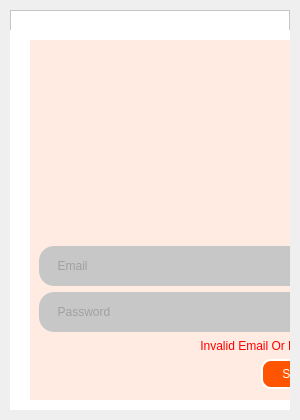
<?xml version="1.0" encoding="UTF-8"?>
<ui version="4.0">
 <class>MainWindow</class>
 <widget class="QMainWindow" name="MainWindow">
  <property name="geometry">
   <rect>
    <x>0</x>
    <y>0</y>
    <width>300</width>
    <height>420</height>
   </rect>
  </property>
  <property name="minimumSize">
   <size>
    <width>300</width>
    <height>420</height>
   </size>
  </property>
  <property name="maximumSize">
   <size>
    <width>300</width>
    <height>420</height>
   </size>
  </property>
  <property name="windowTitle">
   <string>MainWindow</string>
  </property>
  <widget class="QWidget" name="centralwidget">
   <property name="minimumSize">
    <size>
     <width>300</width>
     <height>420</height>
    </size>
   </property>
   <layout class="QVBoxLayout" name="verticalLayout">
    <property name="spacing">
     <number>0</number>
    </property>
    <property name="leftMargin">
     <number>10</number>
    </property>
    <property name="topMargin">
     <number>10</number>
    </property>
    <property name="rightMargin">
     <number>10</number>
    </property>
    <property name="bottomMargin">
     <number>10</number>
    </property>
    <item>
     <widget class="QFrame" name="bg">
      <property name="styleSheet">
       <string notr="true">background-color:rgb(255, 255, 255)</string>
      </property>
      <property name="frameShape">
       <enum>QFrame::StyledPanel</enum>
      </property>
      <property name="frameShadow">
       <enum>QFrame::Raised</enum>
      </property>
      <widget class="QFrame" name="signUp_layout">
       <property name="geometry">
        <rect>
         <x>0</x>
         <y>20</y>
         <width>320</width>
         <height>780</height>
        </rect>
       </property>
       <property name="minimumSize">
        <size>
         <width>320</width>
         <height>780</height>
        </size>
       </property>
       <property name="frameShadow">
        <enum>QFrame::Raised</enum>
       </property>
       <layout class="QVBoxLayout" name="verticalLayout_2" stretch="0,0,0,0,0,0,0">
        <property name="spacing">
         <number>5</number>
        </property>
        <property name="leftMargin">
         <number>20</number>
        </property>
        <property name="topMargin">
         <number>10</number>
        </property>
        <property name="rightMargin">
         <number>20</number>
        </property>
        <property name="bottomMargin">
         <number>10</number>
        </property>
        <item>
         <widget class="QFrame" name="ogin_layout">
          <property name="minimumSize">
           <size>
            <width>320</width>
            <height>360</height>
           </size>
          </property>
          <property name="styleSheet">
           <string notr="true">background-color: rgb(255, 85, 0,30);</string>
          </property>
          <layout class="QVBoxLayout" name="verticalLayout_3">
           <item>
            <widget class="QFrame" name="Logo_2">
             <property name="minimumSize">
              <size>
               <width>0</width>
               <height>191</height>
              </size>
             </property>
             <property name="maximumSize">
              <size>
               <width>16777215</width>
               <height>191</height>
              </size>
             </property>
             <property name="styleSheet">
              <string notr="true">image: url(:/newPrefix/kisspng-car-ald-automotive-fleet-management-vehicle-adreno-5b134886c28d07.6753176615279904067969.png);
border-radius: 10px;
background-position: center;
background-repeat: no-repeat;
background: transparent;</string>
             </property>
             <property name="frameShape">
              <enum>QFrame::StyledPanel</enum>
             </property>
             <property name="frameShadow">
              <enum>QFrame::Raised</enum>
             </property>
            </widget>
           </item>
           <item>
            <widget class="QLineEdit" name="Email">
             <property name="minimumSize">
              <size>
               <width>0</width>
               <height>40</height>
              </size>
             </property>
             <property name="maximumSize">
              <size>
               <width>16777215</width>
               <height>40</height>
              </size>
             </property>
             <property name="styleSheet">
              <string notr="true">
QLineEdit {
	border: 3px solid rgbrgb(255, 85, 0);
	border-radius: 15px;
	background-color: rgb(199, 199, 199);
	color: rgb(121, 121, 121);
	padding-left: 10px;
	padding-right: 10px;
	background-repeat: none;
	background-position: left center;
}
.QLineEdit:hover {	color: rgb(230, 230, 230);
	border: 3px solid rgb(62, 63, 66);
}
.QLineEdit:focus {
	color: rgb(230, 230, 230);
	border: 3px solid rgbrgb(255, 85, 0);
	background: transparent;}
</string>
             </property>
             <property name="inputMethodHints">
              <set>Qt::ImhEmailCharactersOnly</set>
             </property>
             <property name="placeholderText">
              <string>  Email</string>
             </property>
            </widget>
           </item>
           <item>
            <widget class="QLineEdit" name="Password_2">
             <property name="minimumSize">
              <size>
               <width>0</width>
               <height>40</height>
              </size>
             </property>
             <property name="maximumSize">
              <size>
               <width>16777215</width>
               <height>40</height>
              </size>
             </property>
             <property name="styleSheet">
              <string notr="true">
QLineEdit {
	border: 3px solid rgbrgb(255, 85, 0);
	border-radius: 15px;
	background-color: rgb(199, 199, 199);
	color: rgb(121, 121, 121);
	padding-left: 10px;
	padding-right: 10px;
	background-repeat: none;
	background-position: left center;
}
.QLineEdit:hover {	color: rgb(230, 230, 230);
	border: 3px solid rgb(62, 63, 66);
}
.QLineEdit:focus {
	color: rgb(230, 230, 230);
	border: 3px solid rgbrgb(255, 85, 0);
	background: transparent;}
</string>
             </property>
             <property name="inputMethodHints">
              <set>Qt::ImhHiddenText|Qt::ImhNoAutoUppercase|Qt::ImhNoPredictiveText|Qt::ImhSensitiveData</set>
             </property>
             <property name="echoMode">
              <enum>QLineEdit::Password</enum>
             </property>
             <property name="placeholderText">
              <string>  Password</string>
             </property>
            </widget>
           </item>
           <item alignment="Qt::AlignRight">
            <widget class="QLabel" name="Invalid_2">
             <property name="minimumSize">
              <size>
               <width>0</width>
               <height>15</height>
              </size>
             </property>
             <property name="maximumSize">
              <size>
               <width>16777215</width>
               <height>15</height>
              </size>
             </property>
             <property name="styleSheet">
              <string notr="true">background:transparent;

color: rgb(255, 0, 0);
</string>
             </property>
             <property name="text">
              <string>    Invalid Email Or Password</string>
             </property>
            </widget>
           </item>
           <item alignment="Qt::AlignRight">
            <widget class="QPushButton" name="pushButton">
             <property name="minimumSize">
              <size>
               <width>80</width>
               <height>15</height>
              </size>
             </property>
             <property name="maximumSize">
              <size>
               <width>60</width>
               <height>30</height>
              </size>
             </property>
             <property name="styleSheet">
              <string notr="true">background-color: rgb(255, 85, 0);
color: white;
border-style:outset;
border-width:2px;
border-radius:10px;</string>
             </property>
             <property name="text">
              <string>Signup</string>
             </property>
            </widget>
           </item>
          </layout>
         </widget>
        </item>
        <item>
         <spacer name="verticalSpacer">
          <property name="orientation">
           <enum>Qt::Vertical</enum>
          </property>
          <property name="sizeHint" stdset="0">
           <size>
            <width>20</width>
            <height>40</height>
           </size>
          </property>
         </spacer>
        </item>
        <item>
         <widget class="QFrame" name="Logo">
          <property name="minimumSize">
           <size>
            <width>0</width>
            <height>191</height>
           </size>
          </property>
          <property name="maximumSize">
           <size>
            <width>16777215</width>
            <height>191</height>
           </size>
          </property>
          <property name="styleSheet">
           <string notr="true">image: url(:/newPrefix/kisspng-car-ald-automotive-fleet-management-vehicle-adreno-5b134886c28d07.6753176615279904067969.png);
border-radius: 10px;
background-position: center;
background-repeat: no-repeat;
background: transparent;</string>
          </property>
          <property name="frameShape">
           <enum>QFrame::StyledPanel</enum>
          </property>
          <property name="frameShadow">
           <enum>QFrame::Raised</enum>
          </property>
         </widget>
        </item>
        <item>
         <widget class="QLineEdit" name="Email_2">
          <property name="minimumSize">
           <size>
            <width>0</width>
            <height>40</height>
           </size>
          </property>
          <property name="maximumSize">
           <size>
            <width>16777215</width>
            <height>40</height>
           </size>
          </property>
          <property name="styleSheet">
           <string notr="true">
QLineEdit {
	border: 3px solid rgbrgb(255, 85, 0);
	border-radius: 15px;
	background-color: rgb(199, 199, 199);
	color: rgb(121, 121, 121);
	padding-left: 10px;
	padding-right: 10px;
	background-repeat: none;
	background-position: left center;
}
.QLineEdit:hover {	color: rgb(230, 230, 230);
	border: 3px solid rgb(62, 63, 66);
}
.QLineEdit:focus {
	color: rgb(230, 230, 230);
	border: 3px solid rgbrgb(255, 85, 0);
	background: transparent;}
</string>
          </property>
          <property name="inputMethodHints">
           <set>Qt::ImhEmailCharactersOnly</set>
          </property>
          <property name="placeholderText">
           <string>  Email</string>
          </property>
         </widget>
        </item>
        <item>
         <widget class="QLineEdit" name="Password">
          <property name="minimumSize">
           <size>
            <width>0</width>
            <height>40</height>
           </size>
          </property>
          <property name="maximumSize">
           <size>
            <width>16777215</width>
            <height>40</height>
           </size>
          </property>
          <property name="styleSheet">
           <string notr="true">
QLineEdit {
	border: 3px solid rgbrgb(255, 85, 0);
	border-radius: 15px;
	background-color: rgb(199, 199, 199);
	color: rgb(121, 121, 121);
	padding-left: 10px;
	padding-right: 10px;
	background-repeat: none;
	background-position: left center;
}
.QLineEdit:hover {	color: rgb(230, 230, 230);
	border: 3px solid rgb(62, 63, 66);
}
.QLineEdit:focus {
	color: rgb(230, 230, 230);
	border: 3px solid rgbrgb(255, 85, 0);
	background: transparent;}
</string>
          </property>
          <property name="inputMethodHints">
           <set>Qt::ImhHiddenText|Qt::ImhNoAutoUppercase|Qt::ImhNoPredictiveText|Qt::ImhSensitiveData</set>
          </property>
          <property name="echoMode">
           <enum>QLineEdit::Password</enum>
          </property>
          <property name="placeholderText">
           <string>  Passeowd</string>
          </property>
         </widget>
        </item>
        <item>
         <widget class="QLineEdit" name="c_password">
          <property name="minimumSize">
           <size>
            <width>0</width>
            <height>40</height>
           </size>
          </property>
          <property name="maximumSize">
           <size>
            <width>16777215</width>
            <height>40</height>
           </size>
          </property>
          <property name="styleSheet">
           <string notr="true">
QLineEdit {
	border: 3px solid rgbrgb(255, 85, 0);
	border-radius: 15px;
	background-color: rgb(199, 199, 199);
	color: rgb(121, 121, 121);
	padding-left: 10px;
	padding-right: 10px;
	background-repeat: none;
	background-position: left center;
}
.QLineEdit:hover {	color: rgb(230, 230, 230);
	border: 3px solid rgb(62, 63, 66);
}
.QLineEdit:focus {
	color: rgb(230, 230, 230);
	border: 3px solid rgbrgb(255, 85, 0);
	background: transparent;}
</string>
          </property>
          <property name="inputMethodHints">
           <set>Qt::ImhHiddenText|Qt::ImhNoAutoUppercase|Qt::ImhNoPredictiveText|Qt::ImhSensitiveData</set>
          </property>
          <property name="echoMode">
           <enum>QLineEdit::Password</enum>
          </property>
          <property name="placeholderText">
           <string>  Confirm Password</string>
          </property>
         </widget>
        </item>
        <item alignment="Qt::AlignRight">
         <widget class="QLabel" name="label">
          <property name="minimumSize">
           <size>
            <width>0</width>
            <height>15</height>
           </size>
          </property>
          <property name="maximumSize">
           <size>
            <width>16777215</width>
            <height>15</height>
           </size>
          </property>
          <property name="styleSheet">
           <string notr="true">background:transparent;

color: rgb(255, 0, 0);
</string>
          </property>
          <property name="text">
           <string>Invalid Email</string>
          </property>
         </widget>
        </item>
       </layout>
      </widget>
     </widget>
    </item>
   </layout>
  </widget>
 </widget>
 <resources>
  <include location="../../../test.qrc"/>
 </resources>
 <connections/>
</ui>
